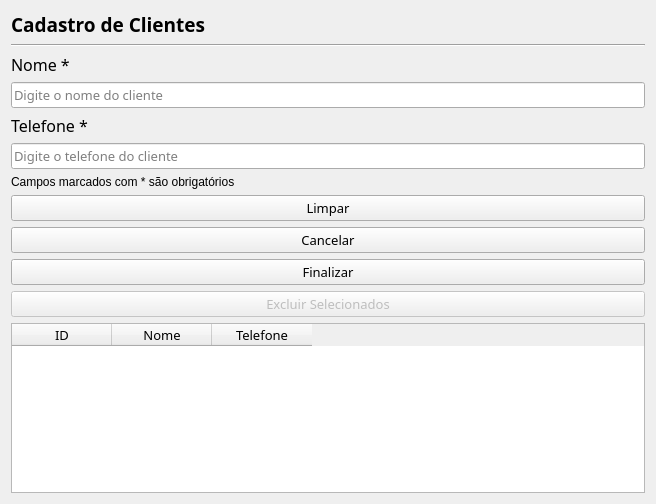
<?xml version="1.0" encoding="UTF-8"?>
<ui version="4.0">
 <class>Form</class>
 <widget class="QWidget" name="Form">
  <property name="geometry">
   <rect>
    <x>0</x>
    <y>0</y>
    <width>656</width>
    <height>504</height>
   </rect>
  </property>
  <property name="windowTitle">
   <string>Form</string>
  </property>
  <layout class="QVBoxLayout" name="verticalLayout">
   <item>
    <widget class="QLabel" name="label">
     <property name="font">
      <font>
       <family>Segoe Print</family>
       <pointsize>14</pointsize>
       <weight>75</weight>
       <bold>true</bold>
      </font>
     </property>
     <property name="text">
      <string>Cadastro de Clientes</string>
     </property>
    </widget>
   </item>
   <item>
    <widget class="Line" name="line">
     <property name="orientation">
      <enum>Qt::Horizontal</enum>
     </property>
    </widget>
   </item>
   <item>
    <widget class="QLabel" name="label_2">
     <property name="font">
      <font>
       <family>Segoe Print</family>
       <pointsize>12</pointsize>
      </font>
     </property>
     <property name="text">
      <string>Nome *</string>
     </property>
    </widget>
   </item>
   <item>
    <widget class="QLineEdit" name="nome">
     <property name="font">
      <font>
       <family>Segoe Print</family>
       <pointsize>10</pointsize>
      </font>
     </property>
     <property name="placeholderText">
      <string>Digite o nome do cliente</string>
     </property>
    </widget>
   </item>
   <item>
    <widget class="QLabel" name="label_4">
     <property name="font">
      <font>
       <family>Segoe Print</family>
       <pointsize>12</pointsize>
      </font>
     </property>
     <property name="text">
      <string>Telefone *</string>
     </property>
    </widget>
   </item>
   <item>
    <widget class="QLineEdit" name="telefone">
     <property name="font">
      <font>
       <family>Segoe Print</family>
       <pointsize>10</pointsize>
      </font>
     </property>
     <property name="placeholderText">
      <string>Digite o telefone do cliente</string>
     </property>
    </widget>
   </item>
   <item>
    <widget class="QLabel" name="label_6">
     <property name="text">
      <string>Campos marcados com * são obrigatórios</string>
     </property>
    </widget>
   </item>
   <item>
    <widget class="QPushButton" name="limpa">
     <property name="font">
      <font>
       <family>Segoe Print</family>
       <pointsize>10</pointsize>
      </font>
     </property>
     <property name="text">
      <string>Limpar</string>
     </property>
    </widget>
   </item>
   <item>
    <widget class="QPushButton" name="cancelar">
     <property name="font">
      <font>
       <family>Segoe Print</family>
       <pointsize>10</pointsize>
      </font>
     </property>
     <property name="text">
      <string>Cancelar</string>
     </property>
    </widget>
   </item>
   <item>
    <widget class="QPushButton" name="finalizar">
     <property name="font">
      <font>
       <family>Segoe Print</family>
       <pointsize>10</pointsize>
      </font>
     </property>
     <property name="text">
      <string>Finalizar</string>
     </property>
    </widget>
   </item>
   <item>
    <widget class="QPushButton" name="excluir_button">
     <property name="enabled">
      <bool>false</bool>
     </property>
     <property name="font">
      <font>
       <family>Segoe Print</family>
       <pointsize>10</pointsize>
      </font>
     </property>
     <property name="text">
      <string>Excluir Selecionados</string>
     </property>
    </widget>
   </item>
   <item>
    <widget class="QTableWidget" name="tabela">
     <column>
      <property name="text">
       <string>ID</string>
      </property>
      <property name="font">
       <font>
        <family>Segoe Print</family>
        <pointsize>10</pointsize>
       </font>
      </property>
     </column>
     <column>
      <property name="text">
       <string>Nome</string>
      </property>
      <property name="font">
       <font>
        <family>Segoe Print</family>
        <pointsize>10</pointsize>
       </font>
      </property>
     </column>
     <column>
      <property name="text">
       <string>Telefone</string>
      </property>
      <property name="font">
       <font>
        <family>Segoe Print</family>
        <pointsize>10</pointsize>
       </font>
      </property>
     </column>
    </widget>
   </item>
  </layout>
 </widget>
 <resources/>
 <connections/>
</ui>
